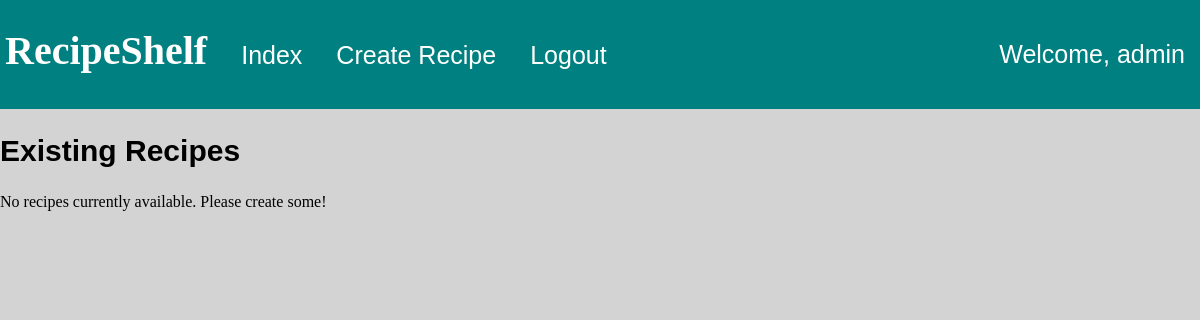
The page /recipes/index (signed in) on the database as committed earlier.
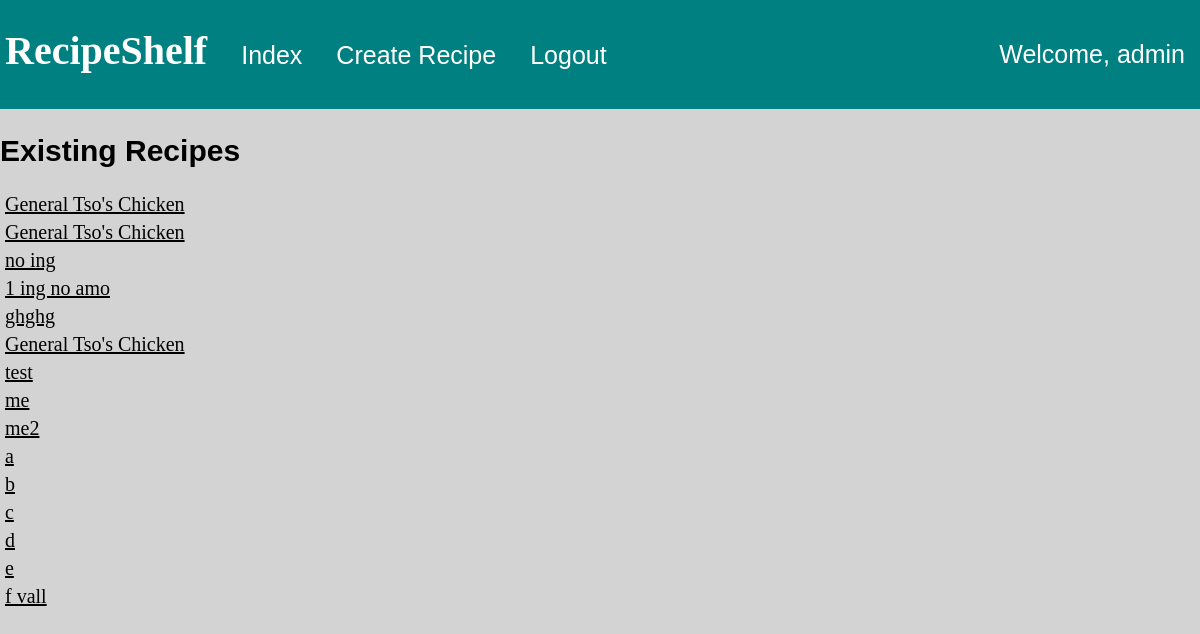
The same page on the database as committed later.
### recipes/models.py (models this page shows, shortened)
class RecipeCard(models.Model):
    user = models.ForeignKey(
        User,
        on_delete=models.CASCADE,
        related_name= 'recipe',
        null=True)
    recipe_name = models.CharField(max_length=50)
    source = models.CharField(max_length=50)
    prep_time = models.DurationField()
    cooking_time = models.DurationField()
    servings = models.IntegerField()

### recipes/views.py (the view)
class IndexView(LoginRequiredMixin, ListView):
    login_url = 'recipes:homepage'
    model = RecipeCard
    template_name = 'recipes/recipe_index.html'
    context_object_name = 'recipes'
    def get_queryset(self):
        return RecipeCard.objects.filter(user=self.request.user)

### recipes/templates/recipes/recipe_index.html
{% extends 'recipes/base.html' %}
{% block content %}
{% load static %}
<link rel="stylesheet" type="text/css" href="{% static 'recipes/recipe_index_style.css' %}">
<h2>Existing Recipes</h2>
{% if recipes %}
    {% for recipe in recipes %}
        <li><a href = "{% url 'recipes:display_recipe' recipe.id %}">{{ recipe.recipe_name }}</a></li>
    {% endfor %}
{% else %}
    <p>No recipes currently available. Please create some!</p>
{% endif %}
{% endblock content %}

### recipes/templates/recipes/base.html (shortened to what this page needs)
<!DOCTYPE html>
{% load static %}
<link rel="stylesheet" type="text/css" href="{% static 'recipes/base_style.css' %}">
<html>
    <head>
    </head>
    <body>
        <div class = "topnav">
            <h1 id="title">RecipeShelf</h1>
            {% if request.user.is_authenticated %}
                <a href = "{% url 'recipes:index' %}">Index</a>
                <a href = "{% url 'recipes:create_recipe' %}">Create Recipe</a>
                <a href = "{% url 'recipes:logout' %}">Logout</a>
                <p id = "welcomemsg">Welcome, {{ request.user }}</p>
            {% else %}
                <a href = "{% url 'recipes:signup' %}">Sign Up</a>
                <a href = "{% url 'recipes:login' %}">Login</a>
            {% endif %}
        </div>
    {% block content %}
    {% endblock content %}
    </body>
</html>

### recipes/static/recipes/base_style.css (style rules this page uses)
.topnav { background-color: teal; overflow: hidden; margin:0 }
.topnav a { display:inline-block; color: white; text-align: center; font-family: helvetica; padding-left: 30px; padding-bottom: 0px; font-size: 25px; text-decoration: none; }
#welcomemsg { float:right; padding: 15px; font-family: helvetica; color:white; font-size: 25px; }
#title { display:inline-block; padding-left: 5px; color: white; font-family: Foodpacker; font-size: 40px; text-align: center; }
body { margin: 0 }

### recipes/static/recipes/recipe_index_style.css (style rules this page uses)
li { list-style-type: none; margin: 5px; padding: 0; }
li a { color: black; font-size: 20px; }
h2 { color: black; font-family: helvetica; font-size: 30px; }
body { background-color: lightgrey; }

Rows that differ between the two databases and show on the page:
added RecipeCard: recipe_name "General Tso's Chicken"
added RecipeCard: recipe_name "General Tso's Chicken"
added RecipeCard: recipe_name "no ing"
added RecipeCard: recipe_name "1 ing no amo"
added RecipeCard: recipe_name "ghghg"
added RecipeCard: recipe_name "General Tso's Chicken"
added RecipeCard: recipe_name "test"
added RecipeCard: recipe_name "me"
added RecipeCard: recipe_name "me2"
added RecipeCard: recipe_name "a"
added RecipeCard: recipe_name "b"
added RecipeCard: recipe_name "c"
added RecipeCard: recipe_name "d"
added RecipeCard: recipe_name "e"
added RecipeCard: recipe_name "f vall"
Other text that changed with them:
text no longer shown: "No recipes currently available. Please create some!"
